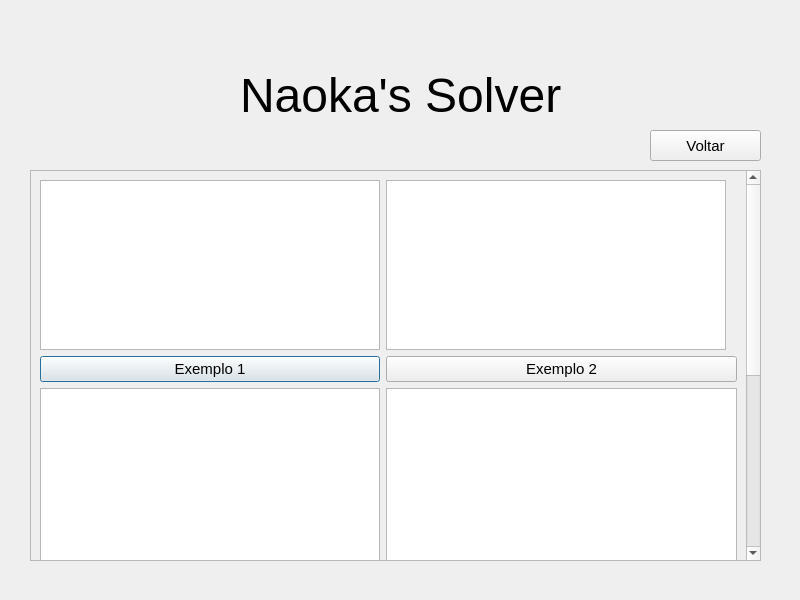
<?xml version="1.0" encoding="UTF-8"?>
<ui version="4.0">
 <class>Dialog</class>
 <widget class="QDialog" name="Dialog">
  <property name="geometry">
   <rect>
    <x>0</x>
    <y>0</y>
    <width>800</width>
    <height>600</height>
   </rect>
  </property>
  <property name="windowTitle">
   <string>Exercícios</string>
  </property>
  <widget class="QLabel" name="label">
   <property name="geometry">
    <rect>
     <x>240</x>
     <y>10</y>
     <width>331</width>
     <height>171</height>
    </rect>
   </property>
   <property name="font">
    <font>
     <pointsize>36</pointsize>
    </font>
   </property>
   <property name="text">
    <string>Naoka's Solver</string>
   </property>
  </widget>
  <widget class="QScrollArea" name="scrollArea">
   <property name="geometry">
    <rect>
     <x>30</x>
     <y>170</y>
     <width>731</width>
     <height>391</height>
    </rect>
   </property>
   <property name="widgetResizable">
    <bool>true</bool>
   </property>
   <widget class="QWidget" name="scrollAreaWidgetContents_2">
    <property name="geometry">
     <rect>
      <x>0</x>
      <y>0</y>
      <width>712</width>
      <height>736</height>
     </rect>
    </property>
    <layout class="QFormLayout" name="formLayout">
     <item row="0" column="0">
      <widget class="QTextBrowser" name="textBrowser">
       <property name="minimumSize">
        <size>
         <width>340</width>
         <height>170</height>
        </size>
       </property>
       <property name="html">
        <string>&lt;!DOCTYPE HTML PUBLIC &quot;-//W3C//DTD HTML 4.0//EN&quot; &quot;http://www.w3.org/TR/REC-html40/strict.dtd&quot;&gt;
&lt;html&gt;&lt;head&gt;&lt;meta name=&quot;qrichtext&quot; content=&quot;1&quot; /&gt;&lt;style type=&quot;text/css&quot;&gt;
p, li { white-space: pre-wrap; }
&lt;/style&gt;&lt;/head&gt;&lt;body style=&quot; font-family:'MS Shell Dlg 2'; font-size:8.25pt; font-weight:400; font-style:normal;&quot;&gt;
&lt;p align=&quot;center&quot; style=&quot; margin-top:0px; margin-bottom:0px; margin-left:0px; margin-right:0px; -qt-block-indent:0; text-indent:0px;&quot;&gt;&lt;img src=&quot;:/images/Exercício 2.jpg&quot; /&gt;&lt;/p&gt;&lt;/body&gt;&lt;/html&gt;</string>
       </property>
      </widget>
     </item>
     <item row="0" column="1">
      <widget class="QTextBrowser" name="textBrowser_2">
       <property name="maximumSize">
        <size>
         <width>340</width>
         <height>16777215</height>
        </size>
       </property>
       <property name="html">
        <string>&lt;!DOCTYPE HTML PUBLIC &quot;-//W3C//DTD HTML 4.0//EN&quot; &quot;http://www.w3.org/TR/REC-html40/strict.dtd&quot;&gt;
&lt;html&gt;&lt;head&gt;&lt;meta name=&quot;qrichtext&quot; content=&quot;1&quot; /&gt;&lt;style type=&quot;text/css&quot;&gt;
p, li { white-space: pre-wrap; }
&lt;/style&gt;&lt;/head&gt;&lt;body style=&quot; font-family:'MS Shell Dlg 2'; font-size:8.25pt; font-weight:400; font-style:normal;&quot;&gt;
&lt;p align=&quot;center&quot; style=&quot; margin-top:0px; margin-bottom:0px; margin-left:0px; margin-right:0px; -qt-block-indent:0; text-indent:0px;&quot;&gt;&lt;img src=&quot;:/images/Exercício 3.jpg&quot; /&gt;&lt;/p&gt;&lt;/body&gt;&lt;/html&gt;</string>
       </property>
      </widget>
     </item>
     <item row="1" column="0">
      <widget class="QPushButton" name="pushButton">
       <property name="enabled">
        <bool>true</bool>
       </property>
       <property name="minimumSize">
        <size>
         <width>340</width>
         <height>0</height>
        </size>
       </property>
       <property name="font">
        <font>
         <pointsize>11</pointsize>
        </font>
       </property>
       <property name="text">
        <string>Exemplo 1</string>
       </property>
      </widget>
     </item>
     <item row="1" column="1">
      <widget class="QPushButton" name="pushButton_2">
       <property name="enabled">
        <bool>true</bool>
       </property>
       <property name="font">
        <font>
         <pointsize>11</pointsize>
        </font>
       </property>
       <property name="text">
        <string>Exemplo 2</string>
       </property>
      </widget>
     </item>
     <item row="2" column="0">
      <widget class="QTextBrowser" name="textBrowser_3">
       <property name="minimumSize">
        <size>
         <width>340</width>
         <height>0</height>
        </size>
       </property>
       <property name="maximumSize">
        <size>
         <width>340</width>
         <height>16777215</height>
        </size>
       </property>
       <property name="html">
        <string>&lt;!DOCTYPE HTML PUBLIC &quot;-//W3C//DTD HTML 4.0//EN&quot; &quot;http://www.w3.org/TR/REC-html40/strict.dtd&quot;&gt;
&lt;html&gt;&lt;head&gt;&lt;meta name=&quot;qrichtext&quot; content=&quot;1&quot; /&gt;&lt;style type=&quot;text/css&quot;&gt;
p, li { white-space: pre-wrap; }
&lt;/style&gt;&lt;/head&gt;&lt;body style=&quot; font-family:'MS Shell Dlg 2'; font-size:8.25pt; font-weight:400; font-style:normal;&quot;&gt;
&lt;p align=&quot;center&quot; style=&quot; margin-top:0px; margin-bottom:0px; margin-left:0px; margin-right:0px; -qt-block-indent:0; text-indent:0px;&quot;&gt;&lt;img src=&quot;:/images/Exercicío 8.jpg&quot; /&gt;&lt;/p&gt;
&lt;p align=&quot;center&quot; style=&quot;-qt-paragraph-type:empty; margin-top:0px; margin-bottom:0px; margin-left:0px; margin-right:0px; -qt-block-indent:0; text-indent:0px; font-size:8pt;&quot;&gt;&lt;br /&gt;&lt;/p&gt;&lt;/body&gt;&lt;/html&gt;</string>
       </property>
      </widget>
     </item>
     <item row="2" column="1">
      <widget class="QTextBrowser" name="textBrowser_4">
       <property name="minimumSize">
        <size>
         <width>340</width>
         <height>220</height>
        </size>
       </property>
       <property name="html">
        <string>&lt;!DOCTYPE HTML PUBLIC &quot;-//W3C//DTD HTML 4.0//EN&quot; &quot;http://www.w3.org/TR/REC-html40/strict.dtd&quot;&gt;
&lt;html&gt;&lt;head&gt;&lt;meta name=&quot;qrichtext&quot; content=&quot;1&quot; /&gt;&lt;style type=&quot;text/css&quot;&gt;
p, li { white-space: pre-wrap; }
&lt;/style&gt;&lt;/head&gt;&lt;body style=&quot; font-family:'MS Shell Dlg 2'; font-size:8.25pt; font-weight:400; font-style:normal;&quot;&gt;
&lt;p align=&quot;center&quot; style=&quot; margin-top:0px; margin-bottom:0px; margin-left:0px; margin-right:0px; -qt-block-indent:0; text-indent:0px;&quot;&gt;&lt;img src=&quot;:/images/Exercício 9.jpg&quot; /&gt;&lt;/p&gt;&lt;/body&gt;&lt;/html&gt;</string>
       </property>
      </widget>
     </item>
     <item row="3" column="1">
      <widget class="QPushButton" name="pushButton_4">
       <property name="enabled">
        <bool>true</bool>
       </property>
       <property name="minimumSize">
        <size>
         <width>340</width>
         <height>0</height>
        </size>
       </property>
       <property name="font">
        <font>
         <pointsize>11</pointsize>
        </font>
       </property>
       <property name="text">
        <string>Exemplo 4</string>
       </property>
      </widget>
     </item>
     <item row="3" column="0">
      <widget class="QPushButton" name="pushButton_3">
       <property name="enabled">
        <bool>true</bool>
       </property>
       <property name="minimumSize">
        <size>
         <width>340</width>
         <height>0</height>
        </size>
       </property>
       <property name="font">
        <font>
         <pointsize>11</pointsize>
        </font>
       </property>
       <property name="text">
        <string>Exemplo 3</string>
       </property>
      </widget>
     </item>
     <item row="5" column="0">
      <widget class="QPushButton" name="pushButton_5">
       <property name="enabled">
        <bool>true</bool>
       </property>
       <property name="minimumSize">
        <size>
         <width>340</width>
         <height>0</height>
        </size>
       </property>
       <property name="font">
        <font>
         <pointsize>11</pointsize>
        </font>
       </property>
       <property name="text">
        <string>Exemplo 5</string>
       </property>
      </widget>
     </item>
     <item row="4" column="0">
      <widget class="QTextBrowser" name="textBrowser_5">
       <property name="minimumSize">
        <size>
         <width>340</width>
         <height>220</height>
        </size>
       </property>
       <property name="maximumSize">
        <size>
         <width>340</width>
         <height>16777215</height>
        </size>
       </property>
       <property name="html">
        <string>&lt;!DOCTYPE HTML PUBLIC &quot;-//W3C//DTD HTML 4.0//EN&quot; &quot;http://www.w3.org/TR/REC-html40/strict.dtd&quot;&gt;
&lt;html&gt;&lt;head&gt;&lt;meta name=&quot;qrichtext&quot; content=&quot;1&quot; /&gt;&lt;style type=&quot;text/css&quot;&gt;
p, li { white-space: pre-wrap; }
&lt;/style&gt;&lt;/head&gt;&lt;body style=&quot; font-family:'MS Shell Dlg 2'; font-size:8.25pt; font-weight:400; font-style:normal;&quot;&gt;
&lt;p align=&quot;center&quot; style=&quot; margin-top:0px; margin-bottom:0px; margin-left:0px; margin-right:0px; -qt-block-indent:0; text-indent:0px;&quot;&gt;&lt;img src=&quot;:/images/Exercício 10.jpg&quot; /&gt;&lt;/p&gt;&lt;/body&gt;&lt;/html&gt;</string>
       </property>
      </widget>
     </item>
     <item row="4" column="1">
      <widget class="QTextBrowser" name="textBrowser_6">
       <property name="minimumSize">
        <size>
         <width>340</width>
         <height>170</height>
        </size>
       </property>
       <property name="html">
        <string>&lt;!DOCTYPE HTML PUBLIC &quot;-//W3C//DTD HTML 4.0//EN&quot; &quot;http://www.w3.org/TR/REC-html40/strict.dtd&quot;&gt;
&lt;html&gt;&lt;head&gt;&lt;meta name=&quot;qrichtext&quot; content=&quot;1&quot; /&gt;&lt;style type=&quot;text/css&quot;&gt;
p, li { white-space: pre-wrap; }
&lt;/style&gt;&lt;/head&gt;&lt;body style=&quot; font-family:'MS Shell Dlg 2'; font-size:8.25pt; font-weight:400; font-style:normal;&quot;&gt;
&lt;p align=&quot;center&quot; style=&quot; margin-top:0px; margin-bottom:0px; margin-left:0px; margin-right:0px; -qt-block-indent:0; text-indent:0px;&quot;&gt;&lt;img src=&quot;:/images/Exercício 11.jpg&quot; /&gt;&lt;/p&gt;&lt;/body&gt;&lt;/html&gt;</string>
       </property>
      </widget>
     </item>
     <item row="5" column="1">
      <widget class="QPushButton" name="pushButton_6">
       <property name="enabled">
        <bool>true</bool>
       </property>
       <property name="minimumSize">
        <size>
         <width>340</width>
         <height>0</height>
        </size>
       </property>
       <property name="font">
        <font>
         <pointsize>11</pointsize>
        </font>
       </property>
       <property name="text">
        <string>Exemplo 6</string>
       </property>
      </widget>
     </item>
    </layout>
   </widget>
  </widget>
  <widget class="QPushButton" name="pushButton_7">
   <property name="geometry">
    <rect>
     <x>650</x>
     <y>130</y>
     <width>111</width>
     <height>31</height>
    </rect>
   </property>
   <property name="font">
    <font>
     <pointsize>11</pointsize>
    </font>
   </property>
   <property name="text">
    <string>Voltar</string>
   </property>
  </widget>
  <widget class="QLabel" name="label_2">
   <property name="geometry">
    <rect>
     <x>0</x>
     <y>0</y>
     <width>800</width>
     <height>600</height>
    </rect>
   </property>
   <property name="text">
    <string/>
   </property>
   <property name="pixmap">
    <pixmap resource="resources/resources.qrc">:/images/exercicios.jpg</pixmap>
   </property>
  </widget>
  <action name="actionEx1">
   <property name="icon">
    <iconset resource="resources/resources.qrc">
     <normaloff>:/images/Exercício 2.jpg</normaloff>:/images/Exercício 2.jpg</iconset>
   </property>
   <property name="text">
    <string>Ex1</string>
   </property>
  </action>
  <zorder>label_2</zorder>
  <zorder>label</zorder>
  <zorder>scrollArea</zorder>
  <zorder>pushButton_7</zorder>
 </widget>
 <resources>
  <include location="resources/resources.qrc"/>
 </resources>
 <connections>
  <connection>
   <sender>pushButton_7</sender>
   <signal>clicked()</signal>
   <receiver>Dialog</receiver>
   <slot>close()</slot>
   <hints>
    <hint type="sourcelabel">
     <x>705</x>
     <y>145</y>
    </hint>
    <hint type="destinationlabel">
     <x>399</x>
     <y>299</y>
    </hint>
   </hints>
  </connection>
  <connection>
   <sender>pushButton</sender>
   <signal>clicked()</signal>
   <receiver>Dialog</receiver>
   <slot>close()</slot>
   <hints>
    <hint type="sourcelabel">
     <x>69</x>
     <y>34</y>
    </hint>
    <hint type="destinationlabel">
     <x>399</x>
     <y>299</y>
    </hint>
   </hints>
  </connection>
  <connection>
   <sender>pushButton_2</sender>
   <signal>clicked()</signal>
   <receiver>Dialog</receiver>
   <slot>close()</slot>
   <hints>
    <hint type="sourcelabel">
     <x>559</x>
     <y>368</y>
    </hint>
    <hint type="destinationlabel">
     <x>399</x>
     <y>299</y>
    </hint>
   </hints>
  </connection>
  <connection>
   <sender>pushButton_3</sender>
   <signal>clicked()</signal>
   <receiver>Dialog</receiver>
   <slot>close()</slot>
   <hints>
    <hint type="sourcelabel">
     <x>209</x>
     <y>626</y>
    </hint>
    <hint type="destinationlabel">
     <x>399</x>
     <y>299</y>
    </hint>
   </hints>
  </connection>
  <connection>
   <sender>pushButton_4</sender>
   <signal>clicked()</signal>
   <receiver>Dialog</receiver>
   <slot>close()</slot>
   <hints>
    <hint type="sourcelabel">
     <x>559</x>
     <y>626</y>
    </hint>
    <hint type="destinationlabel">
     <x>399</x>
     <y>299</y>
    </hint>
   </hints>
  </connection>
  <connection>
   <sender>pushButton_5</sender>
   <signal>clicked()</signal>
   <receiver>Dialog</receiver>
   <slot>close()</slot>
   <hints>
    <hint type="sourcelabel">
     <x>209</x>
     <y>884</y>
    </hint>
    <hint type="destinationlabel">
     <x>399</x>
     <y>299</y>
    </hint>
   </hints>
  </connection>
  <connection>
   <sender>pushButton_6</sender>
   <signal>clicked()</signal>
   <receiver>Dialog</receiver>
   <slot>close()</slot>
   <hints>
    <hint type="sourcelabel">
     <x>559</x>
     <y>884</y>
    </hint>
    <hint type="destinationlabel">
     <x>399</x>
     <y>299</y>
    </hint>
   </hints>
  </connection>
 </connections>
</ui>
